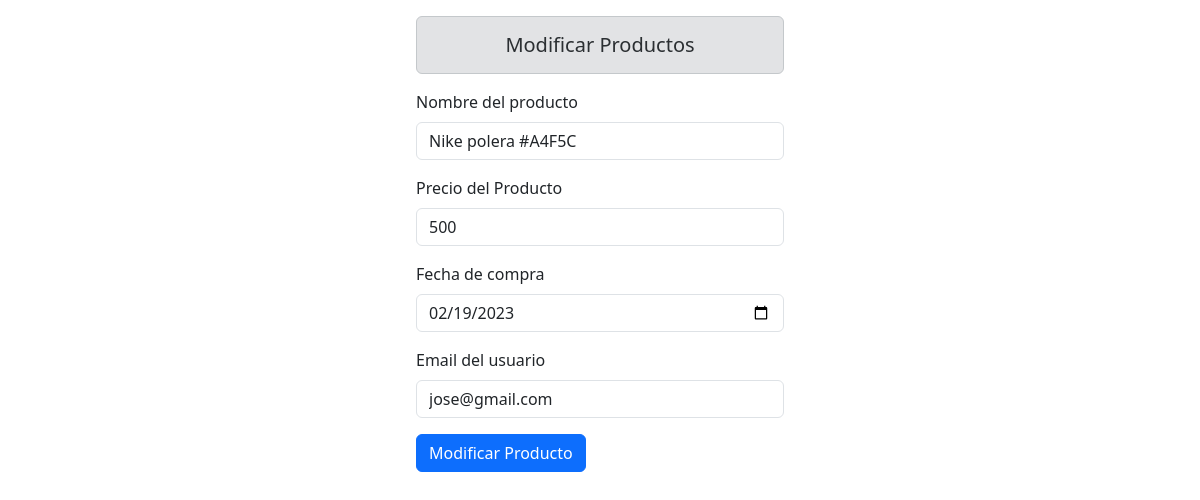
The app's page /Crud/editar_producto.php?id=5 with its own data.
### tables this page shows
CREATE TABLE `productos` (
  `id_pro` int(9) NOT NULL,
  `nombre_pro` varchar(60) NOT NULL,
  `precio_pro` decimal(10,0) NOT NULL,
  `fechadecompra` date NOT NULL,
  `email_usu` varchar(50) NOT NULL
);

### Crud/editar_producto.php (the view, shortened to what this page needs)
<?php
include("../ConexionBD/conexion_bd.php");
$id=$_GET["id"];
$sql=$conexion->query("select * from productos where id_pro=$id");
?>
<!DOCTYPE html>
<html lang="en">
<head>
    <link href="https://cdn.jsdelivr.net/npm/bootstrap@5.3.0/dist/css/bootstrap.min.css" rel="stylesheet">
</head>
<body>
<form class="col-4 p-3 m-auto" method="post">
            <h5 class="text-center alert alert-secondary">Modificar Productos</h5>
            <?php
            include("./controlador/modificar_pro.php");
            while($datos=$sql->fetch_object()){?>
                <div class="mb-3">
                <label for="exampleInputEmail1" class="form-label">Nombre del producto</label>
                <input type="text" class="form-control" name="nombre_producto" value="<?= $datos->nombre_pro?>">
            </div>
            <div class="mb-3">
                <label for="exampleInputEmail1" class="form-label">Precio del Producto</label>
                <input type="number" class="form-control" name="precio_producto" value="<?= $datos->precio_pro?>">
            </div>
            <div class="mb-3">
                <label for="exampleInputEmail1" class="form-label">Fecha de compra</label>
                <input type="date" class="form-control" name="fechadecompra" value="<?= $datos->fechadecompra?>">
            </div>
            <div class="mb-3">
                <label for="exampleInputEmail1" class="form-label">Email del usuario</label>
                <input type="email" class="form-control" name="email_usu" value="<?= $datos->email_usu?>">
            </div>
            <?php }
            ?>
            <button type="submit" class="btn btn-primary" name="btnregistrar" value="ok">Modificar Producto</button>
        </form>
</body>
</html>

### records on screen
productos: nombre_producto "Nike polera #A4F5C", precio_producto "500", fechadecompra "02/19/2023", email_usu "jose@gmail.com"
